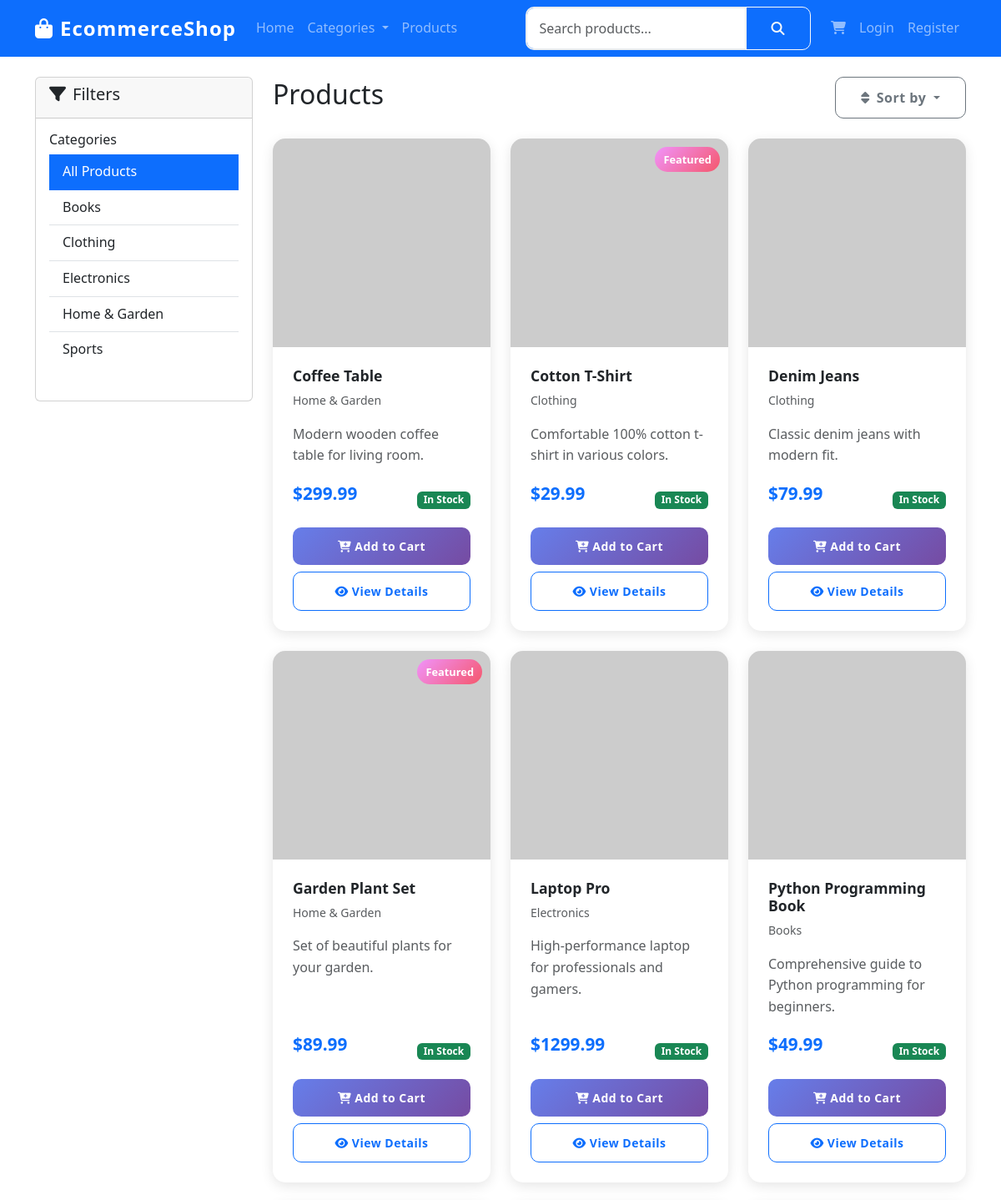
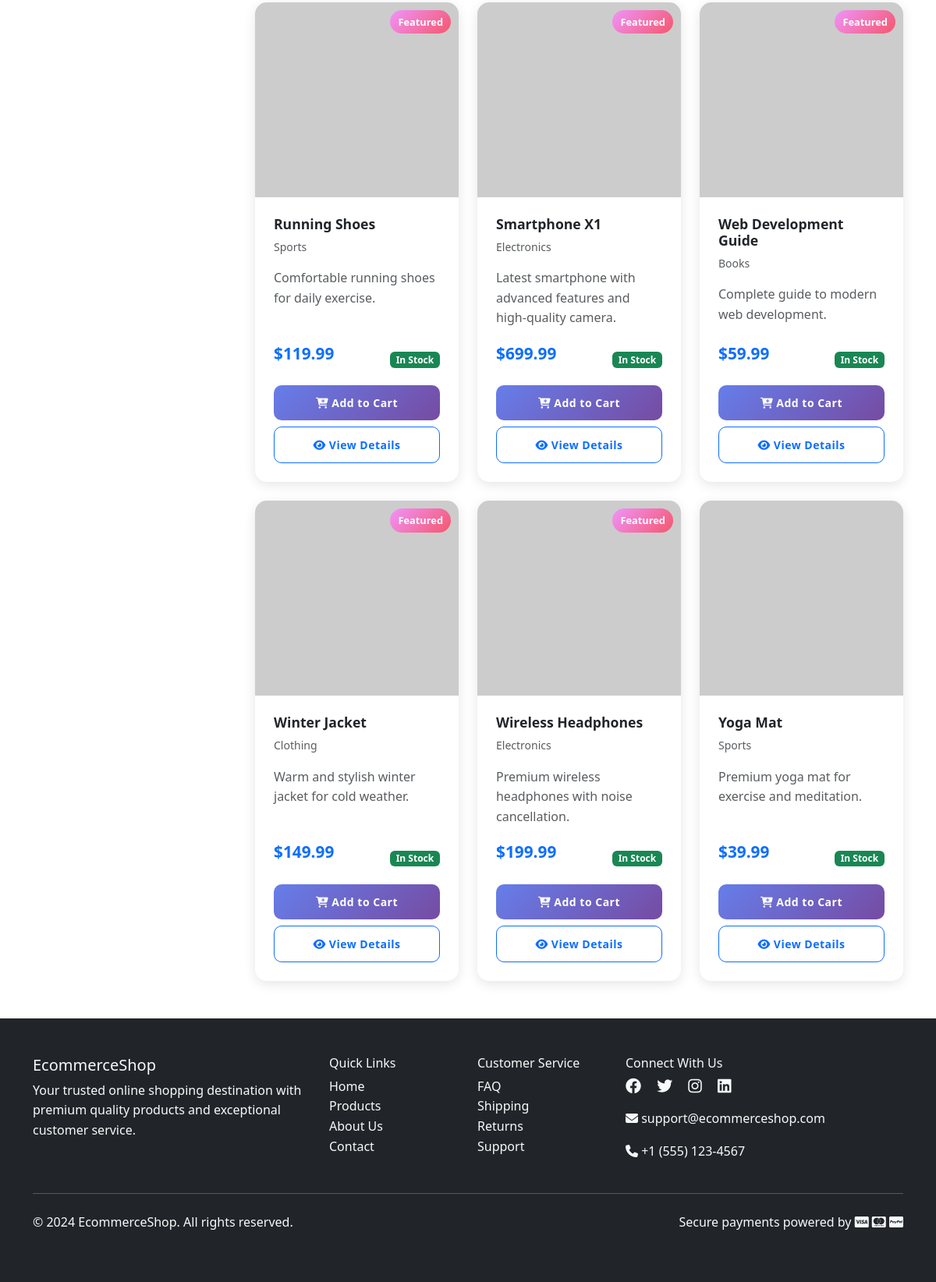
Screenshot of /products/ with the database file from the repository (2 pictures, top to bottom).
### products/models.py (models this page shows, shortened)
class Category(models.Model):
    name = models.CharField(max_length=100, unique=True)
    slug = models.SlugField(max_length=100, unique=True)
    description = models.TextField(blank=True)
    image = models.ImageField(upload_to='categories/', blank=True, null=True)
    created_at = models.DateTimeField(auto_now_add=True)
    updated_at = models.DateTimeField(auto_now=True)
    class Meta:
        verbose_name_plural = 'Categories'
        ordering = ['name']

class Product(models.Model):
    STOCK_STATUS_CHOICES = [
        ('in_stock', 'In Stock'),
        ('out_of_stock', 'Out of Stock'),
        ('discontinued', 'Discontinued'),
    ]
    name = models.CharField(max_length=200)
    slug = models.SlugField(max_length=200, unique=True)
    description = models.TextField()
    price = models.DecimalField(max_digits=10, decimal_places=2)
    image = models.ImageField(upload_to='products/', blank=True, null=True)
    category = models.ForeignKey(Category, on_delete=models.CASCADE, related_name='products')
    stock = models.PositiveIntegerField(default=0)
    stock_status = models.CharField(max_length=20, choices=STOCK_STATUS_CHOICES, default='in_stock')
    is_active = models.BooleanField(default=True)
    featured = models.BooleanField(default=False)
    created_at = models.DateTimeField(auto_now_add=True)
    updated_at = models.DateTimeField(auto_now=True)
    class Meta:
        ordering = ['-created_at']
        indexes = [
            models.Index(fields=['slug']),
            models.Index(fields=['category']),
            models.Index(fields=['featured']),
        ]
    @property
    def is_in_stock(self):
        return self.stock > 0 and self.stock_status == 'in_stock'

### products/views.py (the view)
# urls.py: path('', views.product_list, name='product_list'),
def product_list(request):
    products = Product.objects.filter(is_active=True).select_related('category')
    categories = Category.objects.all()
    search_query = request.GET.get('search', '')
    if search_query:
        products = products.filter(
            Q(name__icontains=search_query) |
            Q(description__icontains=search_query) |
            Q(category__name__icontains=search_query)
        )
    category_slug = request.GET.get('category')
    if category_slug:
        category = get_object_or_404(Category, slug=category_slug)
        products = products.filter(category=category)
    sort_by = request.GET.get('sort', 'name')
    if sort_by == 'price_low':
        products = products.order_by('price')
    elif sort_by == 'price_high':
        products = products.order_by('-price')
    elif sort_by == 'newest':
        products = products.order_by('-created_at')
    else:
        products = products.order_by('name')
    paginator = Paginator(products, 12)  # Show 12 products per page
    page_number = request.GET.get('page')
    page_obj = paginator.get_page(page_number)
    context = {
        'page_obj': page_obj,
        'categories': categories,
        'search_query': search_query,
        'current_category': category_slug,
        'current_sort': sort_by,
    }
    return render(request, 'products/product_list.html', context)

### cart/context_processors.py (called while the page is built)
def cart_context(request):
    cart = None
    total_items = 0
    total_price = 0
    if request.user.is_authenticated:
        try:
            cart = Cart.objects.get(user=request.user)
            total_items = cart.total_items
            total_price = cart.total_price
        except Cart.DoesNotExist:
            pass
    else:
        if request.session.session_key:
            try:
                cart = Cart.objects.get(session_key=request.session.session_key)
                total_items = cart.total_items
                total_price = cart.total_price
            except Cart.DoesNotExist:
                pass
    return {
        'cart': cart,
        'cart_total_items': total_items,
        'cart_total_price': total_price,
    }

### templates/products/product_list.html (shortened to what this page needs)
{% extends 'base.html' %}
{% load static %}
{% block content %}
<div class="container mt-4">
    <div class="row">
        <div class="col-lg-3">
            <div class="card">
                <div class="card-header">
                    <h5><i class="fas fa-filter me-2"></i>Filters</h5>
                </div>
                <div class="card-body">
                    <div class="mb-4">
                        <h6>Categories</h6>
                        <div class="list-group list-group-flush">
                            <a href="{% url 'products:product_list' %}"
                               class="list-group-item list-group-item-action {% if not current_category %}active{% endif %}">
                                All Products
                            </a>
                            {% for category in categories %}
                            <a href="{% url 'products:product_list' %}?category={{ category.slug }}"
                               class="list-group-item list-group-item-action {% if current_category == category.slug %}active{% endif %}">
                                {{ category.name }}
                            </a>
                            {% endfor %}
                        </div>
                    </div>
                </div>
            </div>
        </div>
        <div class="col-lg-9">
            <div class="d-flex justify-content-between align-items-center mb-4">
                <div>
                    <h2>Products</h2>
                </div>
                <div class="dropdown">
                    <button class="btn btn-outline-secondary dropdown-toggle" type="button" data-bs-toggle="dropdown">
                        <i class="fas fa-sort me-2"></i>Sort by
                    </button>
                </div>
            </div>
            <div class="row g-4">
                {% for product in page_obj %}
                <div class="col-md-6 col-lg-4">
                    <div class="card product-card h-100">
                        <div class="product-image">
                            <img src="{% if product.image %}{{ product.image.url }}{% else %}https://via.placeholder.com/300x250/f8f9fa/6c757d?text={{ product.name }}{% endif %}"
                                 alt="{{ product.name }}" class="card-img-top">
                            {% if product.featured %}
                            <span class="product-badge">Featured</span>
                            {% endif %}
                        </div>
                        <div class="card-body product-info d-flex flex-column">
                            <h5 class="product-title">{{ product.name }}</h5>
                            <p class="text-muted small">{{ product.category.name }}</p>
                            <p class="text-muted flex-grow-1">{{ product.description|truncatewords:15 }}</p>
                            <div class="mt-auto">
                                <div class="d-flex justify-content-between align-items-center mb-2">
                                    <span class="product-price">${{ product.price }}</span>
                                    {% if product.is_in_stock %}
                                        <span class="badge bg-success">In Stock</span>
                                    {% else %}
                                        <span class="badge bg-danger">Out of Stock</span>
                                    {% endif %}
                                </div>
                                <div class="d-grid gap-2">
                                    {% if product.is_in_stock %}
                                        <button class="btn btn-primary btn-sm" onclick="addToCart({{ product.id }})">
                                            <i class="fas fa-cart-plus"></i> Add to Cart
                                        </button>
                                    {% else %}
                                        <button class="btn btn-secondary btn-sm" disabled>
                                            <i class="fas fa-times"></i> Out of Stock
                                        </button>
                                    {% endif %}
                                    <a href="{% url 'products:product_detail' product.slug %}" class="btn btn-outline-primary btn-sm">
                                        <i class="fas fa-eye"></i> View Details
                                    </a>
                                </div>
                            </div>
                        </div>
                    </div>
                </div>
                {% endfor %}
            </div>
        </div>
    </div>
</div>
{% endblock %}

### static/css/style.css (style rules this page uses)
:root { --primary-color: #0d6efd; --secondary-color: #6c757d; --success-color: #198754; --danger-color: #dc3545; --warning-color: #ffc107; --info-color: #0dcaf0; --light-color: #f8f9fa; --dark-color: #212529; --gradient-primary: linear-gradient(135deg, #667eea 0%, #764ba2 100%); --gradient-secondary: linear-gradient(135deg, #f093fb 0%, #f5576c 100%); }
body { font-family: 'Segoe UI', Tahoma, Geneva, Verdana, sans-serif; line-height: 1.6; }
.btn-primary { background: var(--gradient-primary); border: none; transition: all 0.3s ease; }
.product-card { border: none; border-radius: 15px; overflow: hidden; transition: all 0.3s ease; box-shadow: 0 4px 15px rgba(0, 0, 0, 0.1); height: 100%; }
.product-image { height: 250px; overflow: hidden; position: relative; }
.product-image img { width: 100%; height: 100%; object-fit: cover; transition: transform 0.3s ease; }
.product-info { padding: 1.5rem; }
.product-title { font-size: 1.1rem; font-weight: 600; margin-bottom: 0.5rem; color: var(--dark-color); }
.product-price { font-size: 1.3rem; font-weight: 700; color: var(--primary-color); margin-bottom: 1rem; }
.product-badge { position: absolute; top: 10px; right: 10px; background: var(--gradient-secondary); color: white; padding: 5px 10px; border-radius: 20px; font-size: 0.8rem; font-weight: 600; }
.btn { border-radius: 10px; padding: 12px 30px; font-weight: 600; letter-spacing: 0.5px; transition: all 0.3s ease; }

### rows the page displays
Category: name "Books"
Category: name "Clothing"
Category: name "Electronics"
Category: name "Home & Garden"
Category: name "Sports"
Product: name "Coffee Table", category.name "Home & Garden", description "Modern wooden coffee table for living room.", price "299.99", stock "In Stock"
Product: featured "Featured", name "Cotton T-Shirt", category.name "Clothing", description "Comfortable 100% cotton t-shirt in various colors.", price "29.99", stock "In Stock"
Product: name "Denim Jeans", category.name "Clothing", description "Classic denim jeans with modern fit.", price "79.99", stock "In Stock"
Product: featured "Featured", name "Garden Plant Set", category.name "Home & Garden", description "Set of beautiful plants for your garden.", price "89.99", stock "In Stock"
Product: name "Laptop Pro", category.name "Electronics", description "High-performance laptop for professionals and gamers.", price "1299.99", stock "In Stock"
Product: name "Python Programming Book", category.name "Books", description "Comprehensive guide to Python programming for beginners.", price "49.99", stock "In Stock"
Product: featured "Featured", name "Running Shoes", category.name "Sports", description "Comfortable running shoes for daily exercise.", price "119.99", stock "In Stock"
Product: featured "Featured", name "Smartphone X1", category.name "Electronics", description "Latest smartphone with advanced features and high-quality camera.", price "699.99", stock "In Stock"
Product: featured "Featured", name "Web Development Guide", category.name "Books", description "Complete guide to modern web development.", price "59.99", stock "In Stock"
Product: featured "Featured", name "Winter Jacket", category.name "Clothing", description "Warm and stylish winter jacket for cold weather.", price "149.99", stock "In Stock"
Product: featured "Featured", name "Wireless Headphones", category.name "Electronics", description "Premium wireless headphones with noise cancellation.", price "199.99", stock "In Stock"
Product: name "Yoga Mat", category.name "Sports", description "Premium yoga mat for exercise and meditation.", price "39.99", stock "In Stock"
